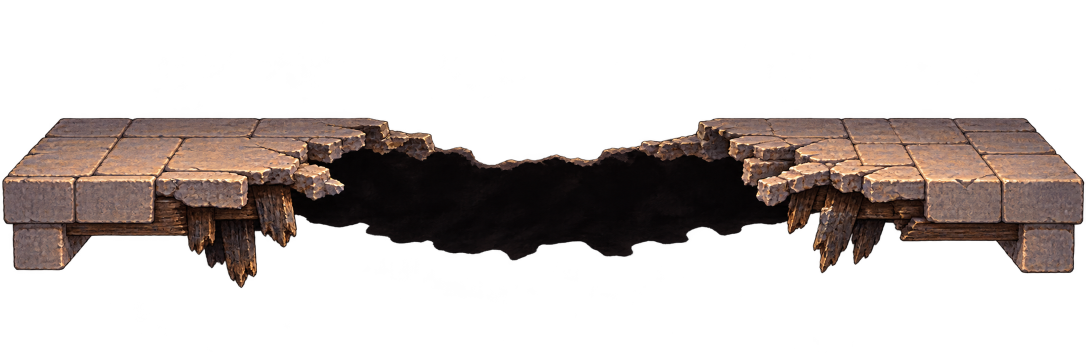
#> input picture kingdomofthefairies/design/generated/tower-floor-breach/source.png, 2172 x 724 px (shown at 1/2 size)
$ python prepare_tower_breach.py
#> lines starting #> are read from the running program, lines starting #| are printed output that depends on the picture
"""Trim alpha margins and resize the generated breach; preserve painted pixels."""
from pathlib import Path
from PIL import Image
ROOT=Path(__file__).resolve().parents[2]
image=Image.open(ROOT/'design/generated/tower-floor-breach/source.png').convert('RGBA')
#> image is the input picture: PIL image 2172x724 RGBA; mean R, G, B, A 28.8, 22, 19.4, 79.4
bounds=image.getchannel('A').point(lambda v:255 if v>40 else 0).getbbox()
#> bounds = (4, 235, 2169, 576)
image=image.crop(bounds)
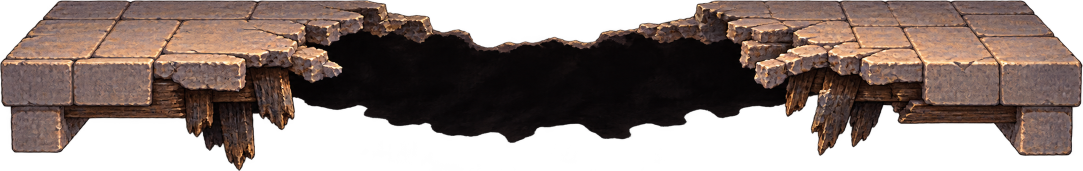
#> image: PIL image 2165x341 RGBA (shown at 1/2 size); mean R, G, B, A 61, 46.5, 41, 169; transparent parts drawn white
image=image.resize((600,round(image.height*600/image.width)),Image.Resampling.LANCZOS)
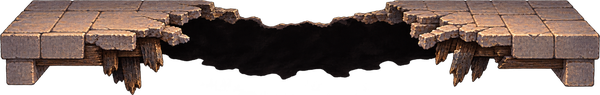
#> image: PIL image 600x95 RGBA; mean R, G, B, A 60.9, 46.3, 40.7, 169.1; transparent parts drawn white
image.save(ROOT/'assets/tower-floor-breach.webp',lossless=True,method=6)
print('Prepared tower-floor-breach:',image.size,'from alpha bounds',bounds)
#| Prepared tower-floor-breach: (600, 95) from alpha bounds (4, 235, 2169, 576)
